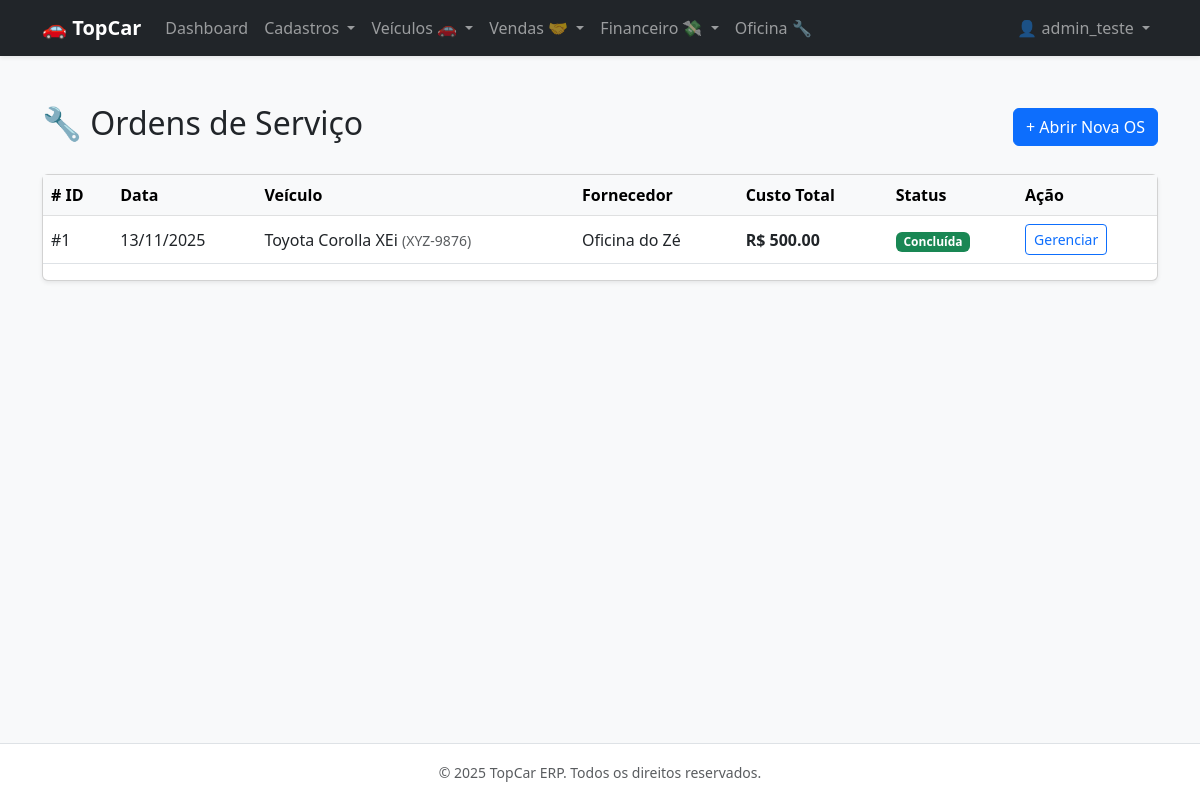
The page /maintenance/ (signed in) on the database as committed earlier.
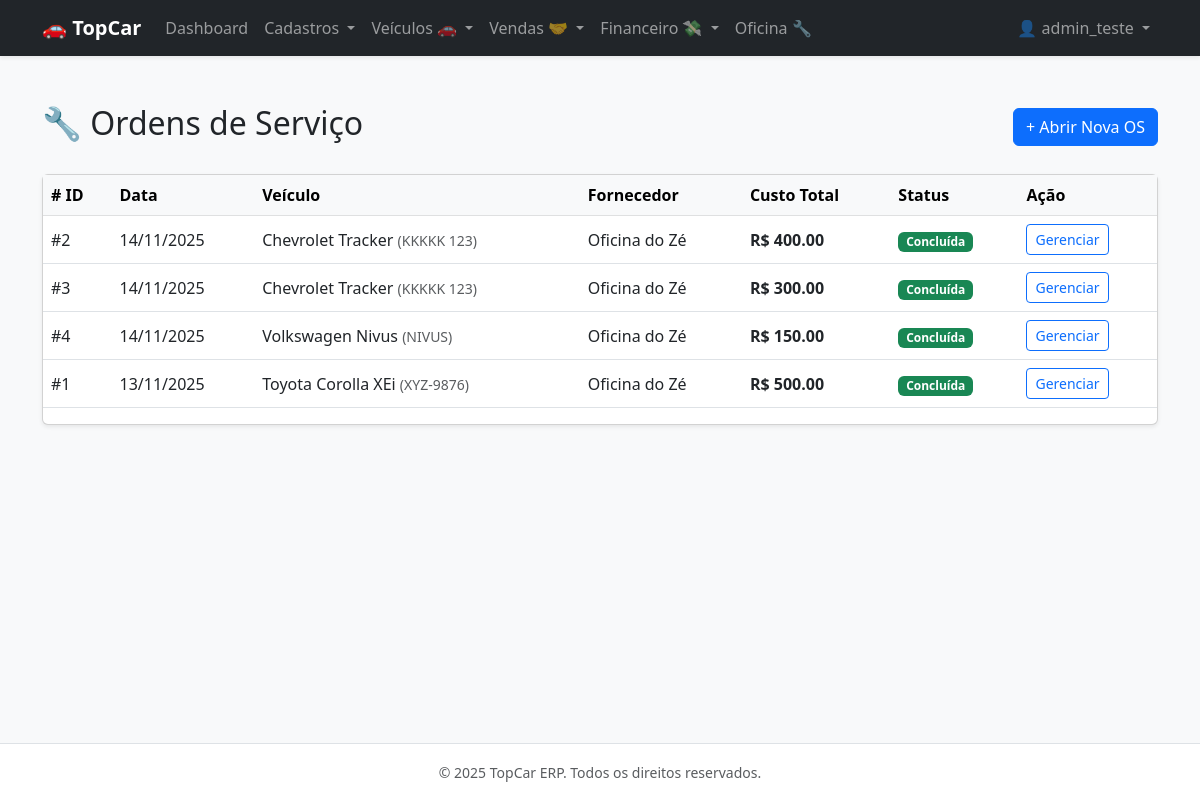
The same page on the database as committed later.
### apps/maintenance/models.py (models this page shows, shortened)
class ServiceOrder(TenantAwareModel):
    STATUS_CHOICES = [
        ('REQUESTED', 'Solicitada'),
        ('APPROVED', 'Aprovada / Em Execução'),
        ('COMPLETED', 'Concluída'),
        ('CANCELED', 'Cancelada'),
    ]
    vehicle = models.ForeignKey(Vehicle, on_delete=models.PROTECT, related_name='service_orders', verbose_name="Veículo")
    supplier = models.ForeignKey(Entity, on_delete=models.PROTECT, related_name='services_provided', verbose_name="Fornecedor")
    status = models.CharField(max_length=20, choices=STATUS_CHOICES, default='REQUESTED')
    issue_date = models.DateField(auto_now_add=True, verbose_name="Data de Emissão")
    completion_date = models.DateField(null=True, blank=True, verbose_name="Data de Conclusão")
    total_cost = models.DecimalField(max_digits=10, decimal_places=2, default=0.00, verbose_name="Custo Total")
    notes = models.TextField(null=True, blank=True, verbose_name="Observações")
    class Meta:
        verbose_name = "Ordem de Serviço (OS)"
        verbose_name_plural = "Ordens de Serviço"

### apps/vehicles/models.py (models this page shows, shortened)
class Vehicle(TenantAwareModel):
    STATUS_CHOICES = [
        ('AVAILABLE', 'Disponível'),
        ('MAINTENANCE', 'Em Manutenção'),
        ('RESERVED', 'Reservado'),
        ('SOLD', 'Vendido'),
        ('WRITE_OFF', 'Baixado / Perda Total'),
    ]
    FUEL_CHOICES = [
        ('GASOLINE', 'Gasolina'),
        ('ETHANOL', 'Etanol'),
        ('FLEX', 'Flex'),
        ('DIESEL', 'Diesel'),
        ('HYBRID', 'Híbrido'),
        ('ELECTRIC', 'Elétrico'),
    ]
    model = models.ForeignKey(Model, on_delete=models.PROTECT, verbose_name="Modelo")
    chassi = models.CharField(max_length=50, unique=True, db_index=True, verbose_name="Chassi")
    plate = models.CharField(max_length=10, unique=True, null=True, blank=True, db_index=True, verbose_name="Placa")
    renavam = models.CharField(max_length=20, null=True, blank=True, verbose_name="Renavam")
    year_fab = models.PositiveIntegerField(verbose_name="Ano Fab.")
    year_model = models.PositiveIntegerField(verbose_name="Ano Mod.")
    color = models.CharField(max_length=30, verbose_name="Cor")
    mileage = models.PositiveIntegerField(default=0, verbose_name="Quilometragem (KM)")
    fuel_type = models.CharField(max_length=20, choices=FUEL_CHOICES, default='FLEX', verbose_name="Combustível")
    status = models.CharField(max_length=20, choices=STATUS_CHOICES, default='AVAILABLE', db_index=True)
    acquisition_cost = models.DecimalField(max_digits=10, decimal_places=2, verbose_name="Custo de Aquisição")
    sale_price = models.DecimalField(max_digits=10, decimal_places=2, verbose_name="Preço de Venda")
    current_owner = models.ForeignKey(
        Entity,
        on_delete=models.PROTECT,
        related_name='veiculos_proprietario',
        verbose_name="Proprietário Atual"
    )
    notes = models.TextField(null=True, blank=True, verbose_name="Observações")
    class Meta:
        verbose_name = "Veículo"
        verbose_name_plural = "Veículos"
        indexes = [
            models.Index(fields=['status', 'model']), # Índice composto para filtros comuns
        ]

class Model(TenantAwareModel):
    brand = models.ForeignKey(Brand, on_delete=models.PROTECT, related_name='models', verbose_name="Marca")
    name = models.CharField(max_length=100, verbose_name="Nome do Modelo")
    class Meta:
        verbose_name = "Modelo"
        verbose_name_plural = "Modelos"
        ordering = ['brand__name', 'name']
    def __str__(self):
        return f"{self.brand.name} {self.name}"

class Brand(TenantAwareModel):
    name = models.CharField(max_length=100, unique=True, verbose_name="Marca")
    class Meta:
        verbose_name = "Marca"
        verbose_name_plural = "Marcas"
        ordering = ['name']

### apps/parties/models.py (models this page shows, shortened)
class Entity(TenantAwareModel):
    TIPO_ENTIDADE_CHOICES = [
        ('FISICA', 'Pessoa Física'),
        ('JURIDICA', 'Pessoa Jurídica'),
    ]
    nome_razao_social = models.CharField(max_length=255, verbose_name="Nome / Razão Social")
    documento_principal = models.CharField(
        max_length=20,
        unique=True,
        db_index=True,
        verbose_name="CPF/CNPJ"
    )
    tipo_entidade = models.CharField(
        max_length=10,
        choices=TIPO_ENTIDADE_CHOICES,
        default='FISICA'
    )
    email = models.EmailField(null=True, blank=True)
    telefone = models.CharField(max_length=20, null=True, blank=True)
    class Meta:
        verbose_name = 'Entidade'
        verbose_name_plural = 'Entidades'
        indexes = [
            models.Index(fields=['nome_razao_social']),
        ]

### apps/maintenance/views.py (the view)
# urls.py: path('', views.maintenance_list, name='maintenance_list'),
@login_required
def maintenance_list(request):
    orders = ServiceOrder.objects.select_related('vehicle', 'supplier').order_by('-issue_date')
    return render(request, 'maintenance/maintenance_list.html', {'orders': orders})

### templates/maintenance/maintenance_list.html (shortened to what this page needs)
{% extends 'base.html' %}
{% block content %}
<div class="d-flex justify-content-between align-items-center mb-4">
    <h2>🔧 Ordens de Serviço</h2>
    <a href="{% url 'maintenance_create' %}" class="btn btn-primary">+ Abrir Nova OS</a>
</div>
<div class="card shadow-sm">
    <div class="table-responsive">
        <table class="table table-hover align-middle">
            <thead class="table-light">
                <tr>
                    <th># ID</th>
                    <th>Data</th>
                    <th>Veículo</th>
                    <th>Fornecedor</th>
                    <th>Custo Total</th>
                    <th>Status</th>
                    <th>Ação</th>
                </tr>
            </thead>
            <tbody>
                {% for os in orders %}
                <tr>
                    <td>#{{ os.id }}</td>
                    <td>{{ os.issue_date|date:"d/m/Y" }}</td>
                    <td>{{ os.vehicle.model }} <small class="text-muted">({{ os.vehicle.plate }})</small></td>
                    <td>{{ os.supplier.nome_razao_social }}</td>
                    <td class="fw-bold">R$ {{ os.total_cost }}</td>
                    <td>
                        {% if os.status == 'COMPLETED' %}
                            <span class="badge bg-success">Concluída</span>
                        {% elif os.status == 'APPROVED' %}
                            <span class="badge bg-warning text-dark">Em Aberto</span>
                        {% else %}
                            <span class="badge bg-secondary">{{ os.get_status_display }}</span>
                        {% endif %}
                    </td>
                    <td>
                        <a href="{% url 'maintenance_detail' os.id %}" class="btn btn-sm btn-outline-primary">Gerenciar</a>
                    </td>
                </tr>
                {% empty %}
                <tr><td colspan="7" class="text-center py-5">Nenhuma manutenção registrada.</td></tr>
                {% endfor %}
            </tbody>
        </table>
    </div>
</div>
{% endblock %}

Rows that differ between the two databases and show on the page:
added ServiceOrder: id "2", issue_date "14/11/2025", vehicle.model "Chevrolet Tracker", vehicle.plate "KKKKK 123", supplier.nome_razao_social "Oficina do Zé", total_cost "400.00", status "Concluída"
added ServiceOrder: id "3", issue_date "14/11/2025", vehicle.model "Chevrolet Tracker", vehicle.plate "KKKKK 123", supplier.nome_razao_social "Oficina do Zé", total_cost "300.00", status "Concluída"
added ServiceOrder: id "4", issue_date "14/11/2025", vehicle.model "Volkswagen Nivus", vehicle.plate "NIVUS", supplier.nome_razao_social "Oficina do Zé", total_cost "150.00", status "Concluída"
